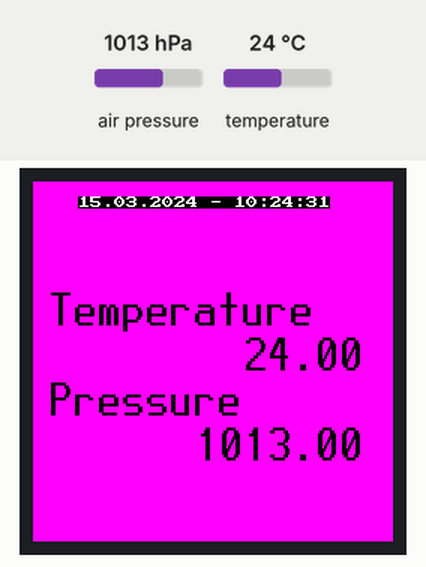
Simulated run of this program. Board: pyboard running MicroPython. Shown: 240×240 colour display. The test bench sets the inputs (shaded band); at power-on: air pressure 1013 hPa, temperature 24 °C. The clock reads 2024-03-15 10:24:30 at power-on unless the program sets it; files the program writes start out absent; library files of the repository ran but are not shown: st7789py.py, vga2_8x8.py, vga1_16x32.py, bmx280.py, ds1302.py; what the program prints to the serial console is not drawn.

Above: at 2.2 s.
2.3 s: air pressure set to 952 hPa
At 7.0 s:
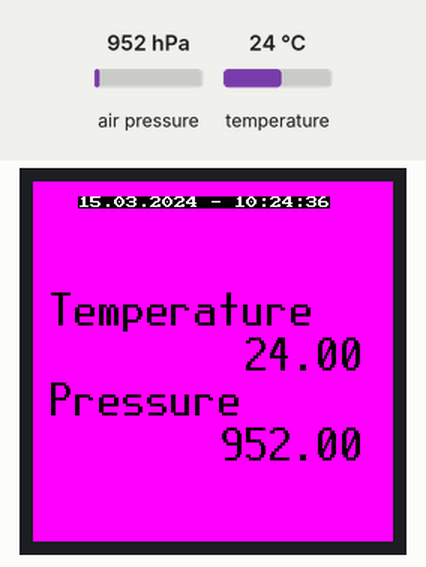
12.9 s: temperature set to 12 °C
At 18.3 s:
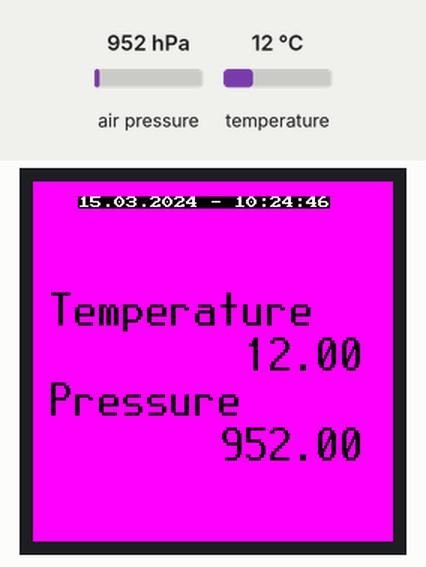
23.5 s: air pressure set to 975 hPa
At 28.5 s:
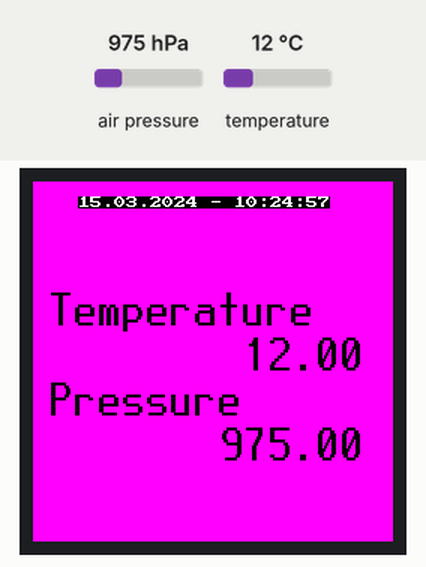
34.0 s: temperature set to 19 °C
At 38.6 s:
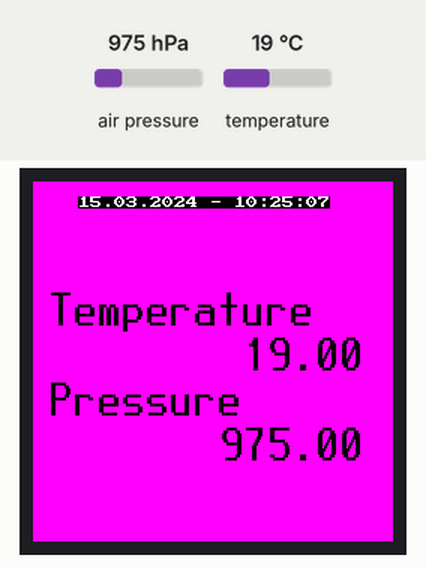
Timing chart, 0 to 40.1 s (numbered marks = the images above; inputs shaded):
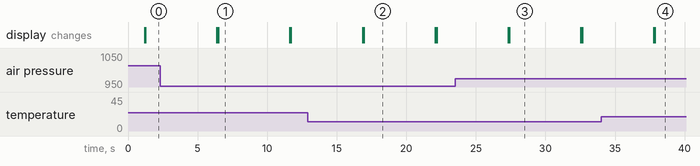

Measured:
- what the display in image 1 shows lasts 5.1 s, from 6.5 s to 11.6 s

The program:

main.py
```python
import uos
import machine
import random
import utime
import sdcard
import st7789py as st7789
from fonts import vga2_8x8 as font1
from fonts import vga1_16x32 as font2
from bmx280 import BMX280
import ds1302


# DS1302 RTC setup
ds = ds1302.DS1302(machine.Pin(6, machine.Pin.OUT, machine.Pin.PULL_DOWN), machine.Pin(5), machine.Pin(4))
ds.date_time() # returns the current datetime.

# BMP280 I2C
sda=machine.Pin(20)
scl=machine.Pin(21, machine.Pin.OUT, machine.Pin.PULL_DOWN)
i2c=machine.I2C(0,sda=sda, scl=scl, freq=400000)
bus = machine.I2C(0, sda=sda, scl=scl)
bmp = BMX280(bus, 0x76)

# Assign SD-Reader chip select (CS) pin (and start it high)
cs = machine.Pin(1, machine.Pin.OUT, machine.Pin.PULL_DOWN)

# Intialize SD-Reader SPI(0) peripheral (start with 1 MHz)
spi_SD = machine.SPI(0,
                  baudrate=1000000,
                  polarity=0,
                  firstbit=machine.SPI.MSB,
                  sck=machine.Pin(2),
                  mosi=machine.Pin(3),
                  miso=machine.Pin(0))

#Initialize 7789-Display SPI(1) default pins
spi1_sck=10
spi1_mosi=11
spi1_miso=13    #not use
st7789_res = 12
st7789_dc  = 8
disp_width = 240
disp_height = 240
CENTER_Y = int(disp_width/2)
CENTER_X = int(disp_height/2)

print(uos.uname())
spi1 = machine.SPI(1, baudrate=40000000, polarity=1)
print(spi1)
display = st7789.ST7789(spi1, disp_width, disp_width,
                          reset=machine.Pin(st7789_res, machine.Pin.OUT),
                          dc=machine.Pin(st7789_dc, machine.Pin.OUT, machine.Pin.PULL_DOWN),
                          xstart=0, ystart=0, rotation=1)

# Initialize SD card
sd = sdcard.SDCard(spi_SD, cs)

# Mount filesystem
vfs = uos.VfsFat(sd)
uos.mount(vfs, "/sd")

while True:
    cur_date = f"{ds.day():02d}.{ds.month():02d}.{ds.year()} - {ds.hour():02d}:{ds.minute():02d}:{ds.second():02d}"
    pressure = bmp.pressure
    temperature = bmp.temperature

    display.fill(st7789.MAGENTA)
    display.text(font1, f"{cur_date}", 30, 10)
    display.text(font2, f"Temperature", 10, 70, st7789.BLACK, st7789.MAGENTA)
    display.text(font2, f"{temperature:>10.2f}", 60, 100, st7789.BLACK, st7789.MAGENTA)
    display.text(font2, f"Pressure", 10, 130, st7789.BLACK, st7789.MAGENTA)
    display.text(font2, f"{pressure:>10.2f}", 60, 160, st7789.BLACK, st7789.MAGENTA)

    with open("/sd/temp.txt", "a") as file:
        file.write(f"Date: {cur_date}, Temp: {temperature}, Pres: {pressure}" + "\n")
        utime.sleep_ms(5)
        file.flush()
    utime.sleep(5)
```
